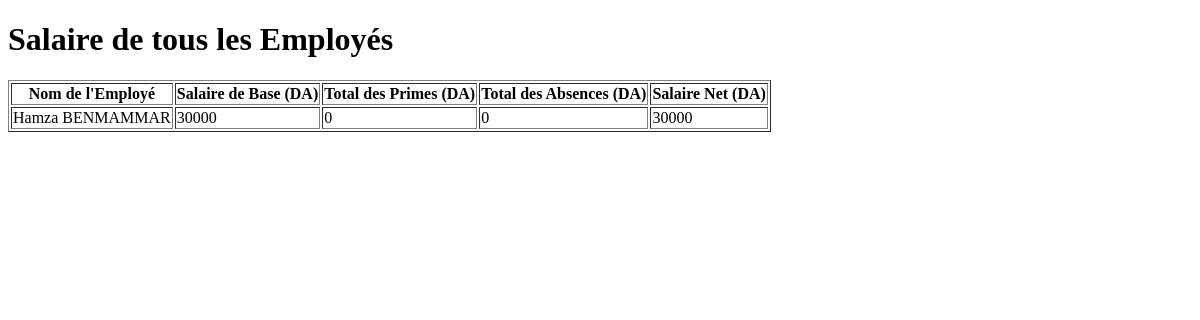
Page /afficher_salaire_tous_employes/tous/ on the earlier database version.
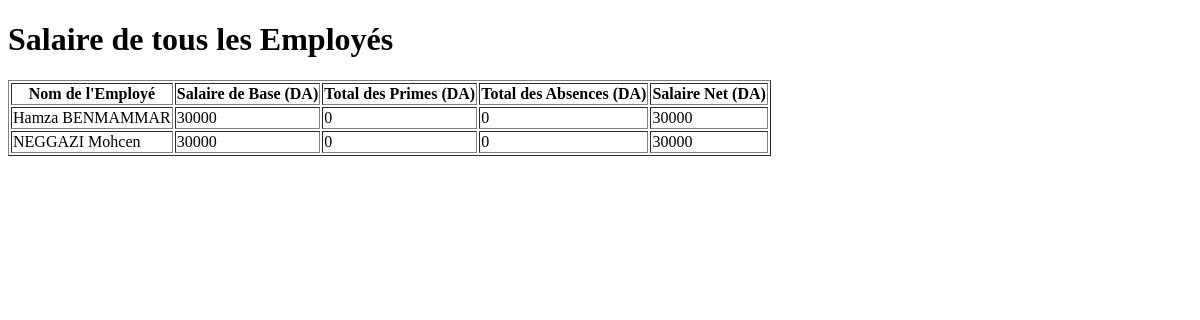
Same page on the later database version.
### app1/models.py (models this page shows, shortened)
class Employe(models.Model):
    nom = models.CharField(max_length=100, verbose_name="Nom")
    prenom = models.CharField(max_length=100, verbose_name="Prénom")
    date_naissance = models.DateField(verbose_name="Date de naissance")
    date_embauche = models.DateField(verbose_name="Date d'embauche")
    adresse = models.TextField(verbose_name="Adresse")
    service = models.ForeignKey(
        'Service',
        on_delete=models.SET_NULL,
        null=True,
        blank=True,
        verbose_name="Service"
    )
    competences = models.TextField(verbose_name="Compétences", blank=True)
    historique_professionnel = models.TextField(verbose_name="Historique professionnel", blank=True)
    class Meta:
        verbose_name = "Employé"
        verbose_name_plural = "Employés"
        ordering = ['nom', 'prenom']  # Tri par nom puis prénom

### app1/views.py (the view)
# urls.py: path('afficher_salaire_tous_employes/tous/', views.afficher_salaire_tous_employes, name='afficher_salaire_tous_employes'),
def afficher_salaire_tous_employes(request):
    employes = Employe.objects.all()
    salaires = []
    for employe in employes:
        salaire_base = 30000
        primes = Prime.objects.filter(employe=employe)
        total_primes = primes.aggregate(total=Sum('montant'))['total'] or 0
        absences = Absence.objects.filter(employe=employe)
        total_absences = absences.aggregate(total=Sum('impact_salaire'))['total'] or 0
        salaire_net = salaire_base + total_primes - total_absences
        salaires.append({
            'employe': employe,
            'salaire_base': salaire_base,
            'total_primes': total_primes,
            'total_absences': total_absences,
            'salaire_net': salaire_net
        })
    return render(request, 'afficher_salaire_tous_employes.html', {'salaires': salaires})

### app1/templates/afficher_salaire_tous_employes.html (shortened to what this page needs)
<!DOCTYPE html>
<html lang="fr">
  <head>
  </head>
  <body>
    <h1>Salaire de tous les Employés</h1>
    <table border="1">
      <thead>
        <tr>
          <th>Nom de l'Employé</th>
          <th>Salaire de Base (DA)</th>
          <th>Total des Primes (DA)</th>
          <th>Total des Absences (DA)</th>
          <th>Salaire Net (DA)</th>
        </tr>
      </thead>
      <tbody>
        {% for salaire in salaires %}
        <tr>
          <td>{{ salaire.employe.nom }} {{ salaire.employe.prenom }}</td>
          <td>{{ salaire.salaire_base }}</td>
          <td>{{ salaire.total_primes }}</td>
          <td>{{ salaire.total_absences }}</td>
          <td>{{ salaire.salaire_net }}</td>
        </tr>
        {% endfor %}
      </tbody>
    </table>
  </body>
</html>

Differences in the rows shown:
added Employe: employe.nom "NEGGAZI", employe.prenom "Mohcen", salaire_base "30000", total_primes "0", total_absences "0", salaire_net "30000"
